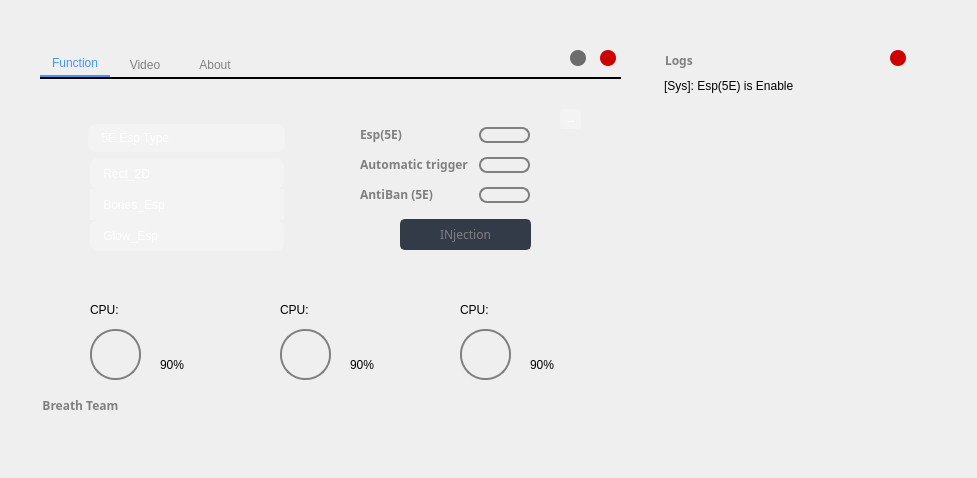
<?xml version="1.0" encoding="UTF-8"?>
<ui version="4.0">
 <class>Form</class>
 <widget class="QWidget" name="Form">
  <property name="geometry">
   <rect>
    <x>0</x>
    <y>0</y>
    <width>977</width>
    <height>478</height>
   </rect>
  </property>
  <property name="windowTitle">
   <string>Form</string>
  </property>
  <property name="styleSheet">
   <string notr="true">font-family:微软雅黑;</string>
  </property>
  <widget class="QLabel" name="label">
   <property name="geometry">
    <rect>
     <x>-30</x>
     <y>-20</y>
     <width>721</width>
     <height>511</height>
    </rect>
   </property>
   <property name="text">
    <string/>
   </property>
   <property name="pixmap">
    <pixmap>Memu_UI/res_/Background.png</pixmap>
   </property>
   <property name="scaledContents">
    <bool>true</bool>
   </property>
   <property name="wordWrap">
    <bool>false</bool>
   </property>
  </widget>
  <widget class="QTabWidget" name="tabWidget">
   <property name="geometry">
    <rect>
     <x>40</x>
     <y>50</y>
     <width>581</width>
     <height>371</height>
    </rect>
   </property>
   <property name="autoFillBackground">
    <bool>false</bool>
   </property>
   <property name="styleSheet">
    <string notr="true">QTabWidget::pane{
min-width:70px;
min-height:25px;
border-top: 2px solid;

}

QTabBar::tab {

min-width:70px;

min-height:25px;

color: gray;

font:12px &quot;Microsoft YaHei&quot;;

border: 0px solid;



}

QTabBar::tab:selected{

min-width:70px;

min-height:25px;
color: #4796f0;

font:13px &quot;Microsoft YaHei&quot;;

border: 0px solid;

border-bottom: 2px solid;

border-color: #4796f0;

}</string>
   </property>
   <property name="currentIndex">
    <number>0</number>
   </property>
   <property name="tabsClosable">
    <bool>false</bool>
   </property>
   <property name="movable">
    <bool>false</bool>
   </property>
   <property name="tabBarAutoHide">
    <bool>false</bool>
   </property>
   <widget class="QWidget" name="tab">
    <attribute name="title">
     <string>Function</string>
    </attribute>
    <widget class="QPushButton" name="pushButton">
     <property name="geometry">
      <rect>
       <x>360</x>
       <y>140</y>
       <width>131</width>
       <height>31</height>
      </rect>
     </property>
     <property name="sizePolicy">
      <sizepolicy hsizetype="Ignored" vsizetype="Fixed">
       <horstretch>0</horstretch>
       <verstretch>0</verstretch>
      </sizepolicy>
     </property>
     <property name="minimumSize">
      <size>
       <width>20</width>
       <height>20</height>
      </size>
     </property>
     <property name="font">
      <font>
       <family>微软雅黑</family>
       <pointsize>9</pointsize>
      </font>
     </property>
     <property name="styleSheet">
      <string notr="true">QPushButton {
	border: 2px solid rgb(52, 59, 72);
	border-radius: 5px;	
	background-color: rgb(52, 59, 72);
	color:gray;
}
QPushButton:hover {
	background-color: rgb(57, 65, 80);
	border: 2px solid rgb(61, 70, 86);
}
QPushButton:pressed {	
	background-color: rgb(35, 40, 49);
	border: 2px solid rgb(43, 50, 61);
}</string>
     </property>
     <property name="text">
      <string>INjection</string>
     </property>
     <property name="iconSize">
      <size>
       <width>14</width>
       <height>14</height>
      </size>
     </property>
    </widget>
    <widget class="QLabel" name="label_5">
     <property name="geometry">
      <rect>
       <x>35</x>
       <y>68</y>
       <width>225</width>
       <height>115</height>
      </rect>
     </property>
     <property name="text">
      <string/>
     </property>
     <property name="pixmap">
      <pixmap>../5E_ToolBox/PythonApplication1/PythonApplication1/combo2.png</pixmap>
     </property>
     <property name="scaledContents">
      <bool>true</bool>
     </property>
    </widget>
    <widget class="QLabel" name="label_3">
     <property name="geometry">
      <rect>
       <x>40</x>
       <y>35</y>
       <width>211</width>
       <height>48</height>
      </rect>
     </property>
     <property name="text">
      <string/>
     </property>
     <property name="pixmap">
      <pixmap>../5E_ToolBox/PythonApplication1/PythonApplication1/combo.png</pixmap>
     </property>
     <property name="scaledContents">
      <bool>true</bool>
     </property>
    </widget>
    <widget class="QPushButton" name="pushButton_7">
     <property name="geometry">
      <rect>
       <x>48</x>
       <y>45</y>
       <width>197</width>
       <height>28</height>
      </rect>
     </property>
     <property name="contextMenuPolicy">
      <enum>Qt::NoContextMenu</enum>
     </property>
     <property name="acceptDrops">
      <bool>false</bool>
     </property>
     <property name="layoutDirection">
      <enum>Qt::LeftToRight</enum>
     </property>
     <property name="autoFillBackground">
      <bool>false</bool>
     </property>
     <property name="styleSheet">
      <string notr="true">QPushButton{
	background:rgb(255, 255, 255, 60);
	color:white;
	border-radius: 8px;
	font-family: 微软雅黑;
	text-align: left;
}
QPushButton:hover{                    
	background:rgb(255, 255, 255, 100);
}
QPushButton:pressed{
	background: darkgray;
}</string>
     </property>
     <property name="text">
      <string>    5E Esp Type</string>
     </property>
     <property name="checkable">
      <bool>false</bool>
     </property>
    </widget>
    <widget class="QPushButton" name="pushButton_9">
     <property name="geometry">
      <rect>
       <x>50</x>
       <y>79</y>
       <width>194</width>
       <height>31</height>
      </rect>
     </property>
     <property name="contextMenuPolicy">
      <enum>Qt::NoContextMenu</enum>
     </property>
     <property name="acceptDrops">
      <bool>false</bool>
     </property>
     <property name="layoutDirection">
      <enum>Qt::LeftToRight</enum>
     </property>
     <property name="autoFillBackground">
      <bool>false</bool>
     </property>
     <property name="styleSheet">
      <string notr="true">QPushButton{
	background:rgb(255, 255, 255, 60);
	color:white;
	border-radius: 8px;
	font-family: 微软雅黑;
	text-align: left;
}
QPushButton:hover{                    
	background:rgb(255, 255, 255, 100);
}
QPushButton:pressed{
	background: darkgray;
}</string>
     </property>
     <property name="text">
      <string>    Rect_2D</string>
     </property>
     <property name="checkable">
      <bool>false</bool>
     </property>
    </widget>
    <widget class="QPushButton" name="pushButton_8">
     <property name="geometry">
      <rect>
       <x>50</x>
       <y>110</y>
       <width>194</width>
       <height>31</height>
      </rect>
     </property>
     <property name="contextMenuPolicy">
      <enum>Qt::NoContextMenu</enum>
     </property>
     <property name="acceptDrops">
      <bool>false</bool>
     </property>
     <property name="layoutDirection">
      <enum>Qt::LeftToRight</enum>
     </property>
     <property name="autoFillBackground">
      <bool>false</bool>
     </property>
     <property name="styleSheet">
      <string notr="true">QPushButton{
	background:rgb(255, 255, 255, 60);
	color:white;
	border-radius: 1px;
	font-family: 微软雅黑;
	text-align: left;
}
QPushButton:hover{                    
	background:rgb(255, 255, 255, 100);
}
QPushButton:pressed{
	background: darkgray;
}</string>
     </property>
     <property name="text">
      <string>    Bones_Esp</string>
     </property>
     <property name="checkable">
      <bool>false</bool>
     </property>
    </widget>
    <widget class="QPushButton" name="pushButton_5">
     <property name="geometry">
      <rect>
       <x>50</x>
       <y>141</y>
       <width>194</width>
       <height>31</height>
      </rect>
     </property>
     <property name="contextMenuPolicy">
      <enum>Qt::NoContextMenu</enum>
     </property>
     <property name="acceptDrops">
      <bool>false</bool>
     </property>
     <property name="layoutDirection">
      <enum>Qt::LeftToRight</enum>
     </property>
     <property name="autoFillBackground">
      <bool>false</bool>
     </property>
     <property name="styleSheet">
      <string notr="true">QPushButton{
	background:rgb(255, 255, 255, 60);
	color:white;
	border-radius: 8px;
	font-family: 微软雅黑;
	text-align: left;
}
QPushButton:hover{                    
	background:rgb(255, 255, 255, 100);
}
QPushButton:pressed{
	background: darkgray;
}</string>
     </property>
     <property name="text">
      <string>    Glow_Esp</string>
     </property>
     <property name="checkable">
      <bool>false</bool>
     </property>
    </widget>
    <widget class="QLabel" name="label_4">
     <property name="geometry">
      <rect>
       <x>225</x>
       <y>48</y>
       <width>16</width>
       <height>21</height>
      </rect>
     </property>
     <property name="text">
      <string/>
     </property>
     <property name="pixmap">
      <pixmap>../5E_ToolBox/PythonApplication1/PythonApplication1/向下.png</pixmap>
     </property>
     <property name="scaledContents">
      <bool>true</bool>
     </property>
    </widget>
    <widget class="QPushButton" name="pushButton_6">
     <property name="geometry">
      <rect>
       <x>439</x>
       <y>48</y>
       <width>51</width>
       <height>16</height>
      </rect>
     </property>
     <property name="styleSheet">
      <string notr="true">QPushButton{
	background:transparent;
	color:white;
	border-radius: 8px;
	font-family: 微软雅黑;
	border: 2px solid gray;
}
QPushButton:hover{                    
	background:transparent;
	border:1px solid gray;
}
QPushButton:pressed{
	border: 2px solid gray;
	background: transparent;
}</string>
     </property>
     <property name="text">
      <string/>
     </property>
    </widget>
    <widget class="QLabel" name="label_2">
     <property name="geometry">
      <rect>
       <x>476</x>
       <y>50</y>
       <width>12</width>
       <height>12</height>
      </rect>
     </property>
     <property name="text">
      <string/>
     </property>
     <property name="pixmap">
      <pixmap>../5E_ToolBox/PythonApplication1/PythonApplication1/凹.png</pixmap>
     </property>
     <property name="scaledContents">
      <bool>true</bool>
     </property>
    </widget>
    <widget class="QLabel" name="label_title_bar_top_4">
     <property name="geometry">
      <rect>
       <x>320</x>
       <y>40</y>
       <width>81</width>
       <height>31</height>
      </rect>
     </property>
     <property name="font">
      <font>
       <family>微软雅黑</family>
       <pointsize>-1</pointsize>
       <weight>75</weight>
       <bold>true</bold>
      </font>
     </property>
     <property name="styleSheet">
      <string notr="true">color:Gray;
border-radius: 7px;
font-size:12px;</string>
     </property>
     <property name="text">
      <string>Esp(5E)</string>
     </property>
    </widget>
    <widget class="QLabel" name="label_6">
     <property name="geometry">
      <rect>
       <x>440</x>
       <y>80</y>
       <width>12</width>
       <height>12</height>
      </rect>
     </property>
     <property name="text">
      <string/>
     </property>
     <property name="pixmap">
      <pixmap>../5E_ToolBox/PythonApplication1/PythonApplication1/凹.png</pixmap>
     </property>
     <property name="scaledContents">
      <bool>true</bool>
     </property>
    </widget>
    <widget class="QPushButton" name="pushButton_10">
     <property name="geometry">
      <rect>
       <x>439</x>
       <y>78</y>
       <width>51</width>
       <height>16</height>
      </rect>
     </property>
     <property name="styleSheet">
      <string notr="true">QPushButton{
	background:transparent;
	color:white;
	border-radius: 8px;
	font-family: 微软雅黑;
	border: 2px solid gray;
}
QPushButton:hover{                    
	background:transparent;
	border:1px solid gray;
}
QPushButton:pressed{
	border: 2px solid gray;
	background: transparent;
}</string>
     </property>
     <property name="text">
      <string/>
     </property>
    </widget>
    <widget class="QLabel" name="label_title_bar_top_5">
     <property name="geometry">
      <rect>
       <x>320</x>
       <y>70</y>
       <width>111</width>
       <height>31</height>
      </rect>
     </property>
     <property name="font">
      <font>
       <family>微软雅黑</family>
       <pointsize>-1</pointsize>
       <weight>75</weight>
       <bold>true</bold>
      </font>
     </property>
     <property name="styleSheet">
      <string notr="true">color:Gray;
border-radius: 7px;
font-size:12px;</string>
     </property>
     <property name="text">
      <string>Automatic trigger</string>
     </property>
    </widget>
    <widget class="QLabel" name="label_7">
     <property name="geometry">
      <rect>
       <x>440</x>
       <y>110</y>
       <width>12</width>
       <height>12</height>
      </rect>
     </property>
     <property name="text">
      <string/>
     </property>
     <property name="pixmap">
      <pixmap>../5E_ToolBox/PythonApplication1/PythonApplication1/凹.png</pixmap>
     </property>
     <property name="scaledContents">
      <bool>true</bool>
     </property>
    </widget>
    <widget class="QPushButton" name="pushButton_11">
     <property name="geometry">
      <rect>
       <x>439</x>
       <y>108</y>
       <width>51</width>
       <height>16</height>
      </rect>
     </property>
     <property name="styleSheet">
      <string notr="true">QPushButton{
	background:transparent;
	color:white;
	border-radius: 8px;
	font-family: 微软雅黑;
	border: 2px solid gray;
}
QPushButton:hover{                    
	background:transparent;
	border:1px solid gray;
}
QPushButton:pressed{
	border: 2px solid gray;
	background: transparent;
}</string>
     </property>
     <property name="text">
      <string/>
     </property>
    </widget>
    <widget class="QLabel" name="label_title_bar_top_6">
     <property name="geometry">
      <rect>
       <x>320</x>
       <y>100</y>
       <width>81</width>
       <height>31</height>
      </rect>
     </property>
     <property name="font">
      <font>
       <family>微软雅黑</family>
       <pointsize>-1</pointsize>
       <weight>75</weight>
       <bold>true</bold>
      </font>
     </property>
     <property name="styleSheet">
      <string notr="true">color:Gray;
border-radius: 7px;
font-size:12px;</string>
     </property>
     <property name="text">
      <string>AntiBan (5E)</string>
     </property>
    </widget>
    <widget class="QPushButton" name="pushButton_12">
     <property name="geometry">
      <rect>
       <x>50</x>
       <y>250</y>
       <width>51</width>
       <height>51</height>
      </rect>
     </property>
     <property name="styleSheet">
      <string notr="true">QPushButton{
	background-color: qconicalgradient(cx:0.5, cy:0.5, angle:0, 		stop:0.1 rgba(85, 170, 255, 255), stop:0.09 rgba(255, 255, 255, 255));
	border-radius: 25px;
	border: 2px solid gray;
}
QPushButton:hover{                    
	border:3px solid gray;
}
QPushButton:pressed{
	border: 2px solid gray;
}</string>
     </property>
     <property name="text">
      <string/>
     </property>
    </widget>
    <widget class="QLabel" name="label_8">
     <property name="geometry">
      <rect>
       <x>120</x>
       <y>280</y>
       <width>54</width>
       <height>12</height>
      </rect>
     </property>
     <property name="styleSheet">
      <string notr="true">font-family: 微软雅黑;</string>
     </property>
     <property name="text">
      <string>90%</string>
     </property>
    </widget>
    <widget class="QLabel" name="label_10">
     <property name="geometry">
      <rect>
       <x>-30</x>
       <y>-30</y>
       <width>641</width>
       <height>271</height>
      </rect>
     </property>
     <property name="text">
      <string/>
     </property>
     <property name="pixmap">
      <pixmap>Memu_UI/res_/Label.png</pixmap>
     </property>
     <property name="scaledContents">
      <bool>true</bool>
     </property>
     <property name="wordWrap">
      <bool>false</bool>
     </property>
    </widget>
    <widget class="QLabel" name="label_11">
     <property name="geometry">
      <rect>
       <x>-10</x>
       <y>170</y>
       <width>241</width>
       <height>181</height>
      </rect>
     </property>
     <property name="text">
      <string/>
     </property>
     <property name="pixmap">
      <pixmap>Memu_UI/res_/Label_2.png</pixmap>
     </property>
     <property name="scaledContents">
      <bool>true</bool>
     </property>
     <property name="wordWrap">
      <bool>false</bool>
     </property>
    </widget>
    <widget class="QLabel" name="label_15">
     <property name="geometry">
      <rect>
       <x>50</x>
       <y>210</y>
       <width>54</width>
       <height>41</height>
      </rect>
     </property>
     <property name="styleSheet">
      <string notr="true">font-family: 微软雅黑;</string>
     </property>
     <property name="text">
      <string>CPU: </string>
     </property>
    </widget>
    <widget class="QLabel" name="label_12">
     <property name="geometry">
      <rect>
       <x>165</x>
       <y>170</y>
       <width>251</width>
       <height>181</height>
      </rect>
     </property>
     <property name="text">
      <string/>
     </property>
     <property name="pixmap">
      <pixmap>Memu_UI/res_/Label_2.png</pixmap>
     </property>
     <property name="scaledContents">
      <bool>true</bool>
     </property>
     <property name="wordWrap">
      <bool>false</bool>
     </property>
    </widget>
    <widget class="QLabel" name="label_9">
     <property name="geometry">
      <rect>
       <x>310</x>
       <y>280</y>
       <width>54</width>
       <height>12</height>
      </rect>
     </property>
     <property name="styleSheet">
      <string notr="true">font-family: 微软雅黑;</string>
     </property>
     <property name="text">
      <string>90%</string>
     </property>
    </widget>
    <widget class="QLabel" name="label_16">
     <property name="geometry">
      <rect>
       <x>240</x>
       <y>210</y>
       <width>54</width>
       <height>41</height>
      </rect>
     </property>
     <property name="styleSheet">
      <string notr="true">font-family: 微软雅黑;</string>
     </property>
     <property name="text">
      <string>CPU: </string>
     </property>
    </widget>
    <widget class="QPushButton" name="pushButton_13">
     <property name="geometry">
      <rect>
       <x>240</x>
       <y>250</y>
       <width>51</width>
       <height>51</height>
      </rect>
     </property>
     <property name="styleSheet">
      <string notr="true">QPushButton{
	background-color: qconicalgradient(cx:0.5, cy:0.5, angle:0, 		stop:0.1 rgba(85, 170, 255, 255), stop:0.09 rgba(255, 255, 255, 255));
	border-radius: 25px;
	border: 2px solid gray;
}
QPushButton:hover{                    
	border:3px solid gray;
}
QPushButton:pressed{
	border: 2px solid gray;
}</string>
     </property>
     <property name="text">
      <string/>
     </property>
    </widget>
    <widget class="QLabel" name="label_13">
     <property name="geometry">
      <rect>
       <x>350</x>
       <y>170</y>
       <width>241</width>
       <height>181</height>
      </rect>
     </property>
     <property name="text">
      <string/>
     </property>
     <property name="pixmap">
      <pixmap>Memu_UI/res_/Label_2.png</pixmap>
     </property>
     <property name="scaledContents">
      <bool>true</bool>
     </property>
     <property name="wordWrap">
      <bool>false</bool>
     </property>
    </widget>
    <widget class="QLabel" name="label_14">
     <property name="geometry">
      <rect>
       <x>490</x>
       <y>280</y>
       <width>54</width>
       <height>12</height>
      </rect>
     </property>
     <property name="styleSheet">
      <string notr="true">font-family: 微软雅黑;</string>
     </property>
     <property name="text">
      <string>90%</string>
     </property>
    </widget>
    <widget class="QLabel" name="label_17">
     <property name="geometry">
      <rect>
       <x>420</x>
       <y>210</y>
       <width>54</width>
       <height>41</height>
      </rect>
     </property>
     <property name="styleSheet">
      <string notr="true">font-family: 微软雅黑;</string>
     </property>
     <property name="text">
      <string>CPU: </string>
     </property>
    </widget>
    <widget class="QPushButton" name="pushButton_14">
     <property name="geometry">
      <rect>
       <x>420</x>
       <y>250</y>
       <width>51</width>
       <height>51</height>
      </rect>
     </property>
     <property name="styleSheet">
      <string notr="true">QPushButton{
	background-color: qconicalgradient(cx:0.5, cy:0.5, angle:0, 		stop:0.1 rgba(85, 170, 255, 255), stop:0.09 rgba(255, 255, 255, 255));
	border-radius: 25px;
	border: 2px solid gray;
}
QPushButton:hover{                    
	border:3px solid gray;
}
QPushButton:pressed{
	border: 2px solid gray;
}</string>
     </property>
     <property name="text">
      <string/>
     </property>
    </widget>
    <widget class="QPushButton" name="pushButton_15">
     <property name="geometry">
      <rect>
       <x>520</x>
       <y>30</y>
       <width>21</width>
       <height>20</height>
      </rect>
     </property>
     <property name="contextMenuPolicy">
      <enum>Qt::NoContextMenu</enum>
     </property>
     <property name="acceptDrops">
      <bool>false</bool>
     </property>
     <property name="layoutDirection">
      <enum>Qt::LeftToRight</enum>
     </property>
     <property name="autoFillBackground">
      <bool>false</bool>
     </property>
     <property name="styleSheet">
      <string notr="true">QPushButton{
	background:rgb(255, 255, 255, 60);
	background-image: url(:/res_/right.png);
	color:white;
	border-radius: 3px;
	font-family: 微软雅黑;
	text-align: center;
}
QPushButton:hover{                    
	background:rgb(255, 255, 255, 100);
}
QPushButton:pressed{
	background: darkgray;
}</string>
     </property>
     <property name="text">
      <string>→</string>
     </property>
     <property name="iconSize">
      <size>
       <width>5</width>
       <height>5</height>
      </size>
     </property>
     <property name="checkable">
      <bool>false</bool>
     </property>
    </widget>
    <zorder>label_11</zorder>
    <zorder>label_10</zorder>
    <zorder>label_2</zorder>
    <zorder>label_5</zorder>
    <zorder>pushButton</zorder>
    <zorder>label_3</zorder>
    <zorder>pushButton_7</zorder>
    <zorder>pushButton_9</zorder>
    <zorder>pushButton_8</zorder>
    <zorder>pushButton_5</zorder>
    <zorder>label_4</zorder>
    <zorder>pushButton_6</zorder>
    <zorder>label_title_bar_top_4</zorder>
    <zorder>label_6</zorder>
    <zorder>pushButton_10</zorder>
    <zorder>label_title_bar_top_5</zorder>
    <zorder>label_7</zorder>
    <zorder>pushButton_11</zorder>
    <zorder>label_title_bar_top_6</zorder>
    <zorder>pushButton_12</zorder>
    <zorder>label_8</zorder>
    <zorder>label_15</zorder>
    <zorder>label_12</zorder>
    <zorder>label_9</zorder>
    <zorder>label_16</zorder>
    <zorder>pushButton_13</zorder>
    <zorder>label_13</zorder>
    <zorder>label_14</zorder>
    <zorder>label_17</zorder>
    <zorder>pushButton_14</zorder>
    <zorder>pushButton_15</zorder>
   </widget>
   <widget class="QWidget" name="tab_2">
    <attribute name="title">
     <string>Video</string>
    </attribute>
    <widget class="QWidget" name="widget" native="true">
     <property name="geometry">
      <rect>
       <x>10</x>
       <y>10</y>
       <width>561</width>
       <height>311</height>
      </rect>
     </property>
    </widget>
   </widget>
   <widget class="QWidget" name="tab_2">
    <attribute name="title">
     <string>About</string>
    </attribute>
    <widget class="QLabel" name="label_title_bar_top_3">
     <property name="geometry">
      <rect>
       <x>20</x>
       <y>30</y>
       <width>181</width>
       <height>31</height>
      </rect>
     </property>
     <property name="font">
      <font>
       <family>微软雅黑</family>
       <pointsize>-1</pointsize>
       <weight>75</weight>
       <bold>true</bold>
      </font>
     </property>
     <property name="styleSheet">
      <string notr="true">color:Gray;
border-radius: 7px;
font-size:12px;</string>
     </property>
     <property name="text">
      <string>About</string>
     </property>
    </widget>
    <widget class="QLabel" name="label_18">
     <property name="geometry">
      <rect>
       <x>20</x>
       <y>70</y>
       <width>531</width>
       <height>231</height>
      </rect>
     </property>
     <property name="text">
      <string>&lt;html&gt;&lt;head/&gt;&lt;body&gt;&lt;p&gt;From 2019 to 2022 We never gone, Breath Team come back for Csgo Hack.&lt;/p&gt;&lt;p&gt;Members: Xiaochen ImppTs (ImportThis)&lt;/p&gt;&lt;p&gt;E-mails: Import_This@outlook.com&lt;/p&gt;&lt;p&gt;QQ 2076966127&lt;/p&gt;&lt;/body&gt;&lt;/html&gt;</string>
     </property>
     <property name="textFormat">
      <enum>Qt::AutoText</enum>
     </property>
     <property name="alignment">
      <set>Qt::AlignLeading|Qt::AlignLeft|Qt::AlignTop</set>
     </property>
     <property name="wordWrap">
      <bool>true</bool>
     </property>
    </widget>
   </widget>
  </widget>
  <widget class="QLabel" name="label_title_bar_top">
   <property name="geometry">
    <rect>
     <x>30</x>
     <y>390</y>
     <width>181</width>
     <height>31</height>
    </rect>
   </property>
   <property name="font">
    <font>
     <family>微软雅黑</family>
     <pointsize>-1</pointsize>
     <weight>75</weight>
     <bold>true</bold>
    </font>
   </property>
   <property name="styleSheet">
    <string notr="true">color:Gray;
border-radius: 7px;
font-size:12px;</string>
   </property>
   <property name="text">
    <string>    Breath Team</string>
   </property>
  </widget>
  <widget class="QPushButton" name="pushButton_2">
   <property name="geometry">
    <rect>
     <x>600</x>
     <y>50</y>
     <width>16</width>
     <height>16</height>
    </rect>
   </property>
   <property name="styleSheet">
    <string notr="true">QPushButton{
    background:#CE0000;
    color:white;
    box-shadow: 1px 1px 3px rgba(0,0,0,0.3);font-size:16px;border-radius: 8px;font-family: 微软雅黑;
}
QPushButton:hover{
    background:#FF2D2D;
}
QPushButton:pressed{
    border: 1px solid #3C3C3C!important;
}</string>
   </property>
   <property name="text">
    <string/>
   </property>
  </widget>
  <widget class="QPushButton" name="pushButton_3">
   <property name="geometry">
    <rect>
     <x>570</x>
     <y>50</y>
     <width>16</width>
     <height>16</height>
    </rect>
   </property>
   <property name="styleSheet">
    <string notr="true">QPushButton{
    background:#6C6C6C;
    color:white;
    box-shadow: 1px 1px 3px rgba(0,0,0,0.3);font-size:16px;border-radius: 8px;font-family: 微软雅黑;
}
QPushButton:hover{
    background:#9D9D9D;
}
QPushButton:pressed{
    border: 1px solid #3C3C3C!important;
}</string>
   </property>
   <property name="text">
    <string/>
   </property>
  </widget>
  <widget class="QLabel" name="label_19">
   <property name="geometry">
    <rect>
     <x>575</x>
     <y>-20</y>
     <width>411</width>
     <height>291</height>
    </rect>
   </property>
   <property name="text">
    <string/>
   </property>
   <property name="pixmap">
    <pixmap>Memu_UI/res_/Label_2.png</pixmap>
   </property>
   <property name="scaledContents">
    <bool>true</bool>
   </property>
   <property name="wordWrap">
    <bool>false</bool>
   </property>
  </widget>
  <widget class="QTextEdit" name="textEdit">
   <property name="geometry">
    <rect>
     <x>660</x>
     <y>75</y>
     <width>241</width>
     <height>111</height>
    </rect>
   </property>
   <property name="styleSheet">
    <string notr="true">background:transparent;
border:-1px;</string>
   </property>
   <property name="html">
    <string>&lt;!DOCTYPE HTML PUBLIC &quot;-//W3C//DTD HTML 4.0//EN&quot; &quot;http://www.w3.org/TR/REC-html40/strict.dtd&quot;&gt;
&lt;html&gt;&lt;head&gt;&lt;meta name=&quot;qrichtext&quot; content=&quot;1&quot; /&gt;&lt;style type=&quot;text/css&quot;&gt;
p, li { white-space: pre-wrap; }
&lt;/style&gt;&lt;/head&gt;&lt;body style=&quot; font-family:'微软雅黑'; font-size:9pt; font-weight:400; font-style:normal;&quot;&gt;
&lt;p style=&quot; margin-top:0px; margin-bottom:0px; margin-left:0px; margin-right:0px; -qt-block-indent:0; text-indent:0px;&quot;&gt;[Sys]: Esp(5E) is Enable&lt;/p&gt;&lt;/body&gt;&lt;/html&gt;</string>
   </property>
  </widget>
  <widget class="QLabel" name="label_title_bar_top_2">
   <property name="geometry">
    <rect>
     <x>665</x>
     <y>45</y>
     <width>181</width>
     <height>31</height>
    </rect>
   </property>
   <property name="font">
    <font>
     <family>微软雅黑</family>
     <pointsize>-1</pointsize>
     <weight>75</weight>
     <bold>true</bold>
    </font>
   </property>
   <property name="styleSheet">
    <string notr="true">color:Gray;
border-radius: 7px;
font-size:12px;</string>
   </property>
   <property name="text">
    <string>Logs</string>
   </property>
  </widget>
  <widget class="QPushButton" name="pushButton_4">
   <property name="geometry">
    <rect>
     <x>890</x>
     <y>50</y>
     <width>16</width>
     <height>16</height>
    </rect>
   </property>
   <property name="styleSheet">
    <string notr="true">QPushButton{
    background:#CE0000;
    color:white;
    box-shadow: 1px 1px 3px rgba(0,0,0,0.3);font-size:16px;border-radius: 8px;font-family: 微软雅黑;
}
QPushButton:hover{
    background:#FF2D2D;
}
QPushButton:pressed{
    border: 1px solid #3C3C3C!important;
}</string>
   </property>
   <property name="text">
    <string/>
   </property>
  </widget>
  <zorder>label_19</zorder>
  <zorder>label</zorder>
  <zorder>tabWidget</zorder>
  <zorder>label_title_bar_top</zorder>
  <zorder>pushButton_2</zorder>
  <zorder>pushButton_3</zorder>
  <zorder>textEdit</zorder>
  <zorder>label_title_bar_top_2</zorder>
  <zorder>pushButton_4</zorder>
 </widget>
 <resources>
  <include location="Memu_UI/1.qrc"/>
 </resources>
 <connections/>
</ui>
